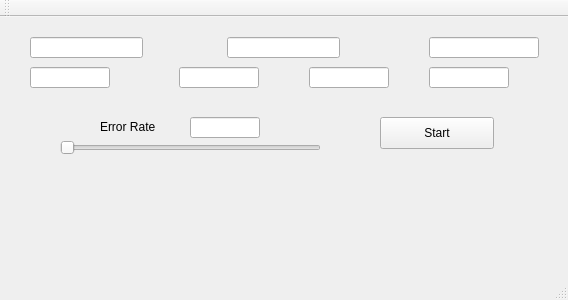
<?xml version="1.0" encoding="UTF-8"?>
<ui version="4.0">
 <class>Network</class>
 <widget class="QMainWindow" name="Network">
  <property name="geometry">
   <rect>
    <x>0</x>
    <y>0</y>
    <width>568</width>
    <height>300</height>
   </rect>
  </property>
  <property name="windowTitle">
   <string>Network</string>
  </property>
  <widget class="QWidget" name="centralWidget">
   <widget class="QWidget" name="machine1Widget" native="true">
    <property name="geometry">
     <rect>
      <x>20</x>
      <y>10</y>
      <width>131</width>
      <height>70</height>
     </rect>
    </property>
    <widget class="QLineEdit" name="lineEdit_mac01_ip">
     <property name="geometry">
      <rect>
       <x>10</x>
       <y>10</y>
       <width>113</width>
       <height>21</height>
      </rect>
     </property>
    </widget>
    <widget class="QLineEdit" name="lineEdit_mac01_port">
     <property name="geometry">
      <rect>
       <x>10</x>
       <y>40</y>
       <width>80</width>
       <height>21</height>
      </rect>
     </property>
    </widget>
   </widget>
   <widget class="QWidget" name="machine2Widget" native="true">
    <property name="geometry">
     <rect>
      <x>419</x>
      <y>10</y>
      <width>131</width>
      <height>70</height>
     </rect>
    </property>
    <widget class="QLineEdit" name="lineEdit_mac02_ip">
     <property name="geometry">
      <rect>
       <x>10</x>
       <y>10</y>
       <width>110</width>
       <height>21</height>
      </rect>
     </property>
    </widget>
    <widget class="QLineEdit" name="lineEdit_mac02_port">
     <property name="geometry">
      <rect>
       <x>10</x>
       <y>40</y>
       <width>80</width>
       <height>21</height>
      </rect>
     </property>
    </widget>
   </widget>
   <widget class="QWidget" name="networkWidget" native="true">
    <property name="geometry">
     <rect>
      <x>169</x>
      <y>10</y>
      <width>231</width>
      <height>70</height>
     </rect>
    </property>
    <widget class="QLineEdit" name="lineEdit_net_ip">
     <property name="geometry">
      <rect>
       <x>58</x>
       <y>10</y>
       <width>113</width>
       <height>21</height>
      </rect>
     </property>
    </widget>
    <widget class="QLineEdit" name="lineEdit_net_port_1">
     <property name="geometry">
      <rect>
       <x>10</x>
       <y>40</y>
       <width>80</width>
       <height>21</height>
      </rect>
     </property>
    </widget>
    <widget class="QLineEdit" name="lineEdit_net_port_2">
     <property name="geometry">
      <rect>
       <x>140</x>
       <y>40</y>
       <width>80</width>
       <height>21</height>
      </rect>
     </property>
    </widget>
   </widget>
   <widget class="QWidget" name="errorWidget" native="true">
    <property name="geometry">
     <rect>
      <x>20</x>
      <y>90</y>
      <width>331</width>
      <height>60</height>
     </rect>
    </property>
    <widget class="QLabel" name="label_error">
     <property name="geometry">
      <rect>
       <x>80</x>
       <y>10</y>
       <width>65</width>
       <height>20</height>
      </rect>
     </property>
     <property name="text">
      <string>Error Rate</string>
     </property>
    </widget>
    <widget class="QSlider" name="horizontalSlider_BER">
     <property name="geometry">
      <rect>
       <x>40</x>
       <y>30</y>
       <width>261</width>
       <height>22</height>
      </rect>
     </property>
     <property name="maximum">
      <number>100</number>
     </property>
     <property name="value">
      <number>0</number>
     </property>
     <property name="orientation">
      <enum>Qt::Horizontal</enum>
     </property>
    </widget>
    <widget class="QLineEdit" name="lineEdit_error">
     <property name="geometry">
      <rect>
       <x>170</x>
       <y>10</y>
       <width>70</width>
       <height>21</height>
      </rect>
     </property>
    </widget>
   </widget>
   <widget class="QPushButton" name="pushButton">
    <property name="geometry">
     <rect>
      <x>380</x>
      <y>100</y>
      <width>114</width>
      <height>32</height>
     </rect>
    </property>
    <property name="text">
     <string>Start</string>
    </property>
   </widget>
  </widget>
  <widget class="QMenuBar" name="menuBar">
   <property name="geometry">
    <rect>
     <x>0</x>
     <y>0</y>
     <width>568</width>
     <height>22</height>
    </rect>
   </property>
  </widget>
  <widget class="QToolBar" name="mainToolBar">
   <attribute name="toolBarArea">
    <enum>TopToolBarArea</enum>
   </attribute>
   <attribute name="toolBarBreak">
    <bool>false</bool>
   </attribute>
  </widget>
  <widget class="QStatusBar" name="statusBar"/>
 </widget>
 <layoutdefault spacing="6" margin="11"/>
 <resources/>
 <connections/>
</ui>
